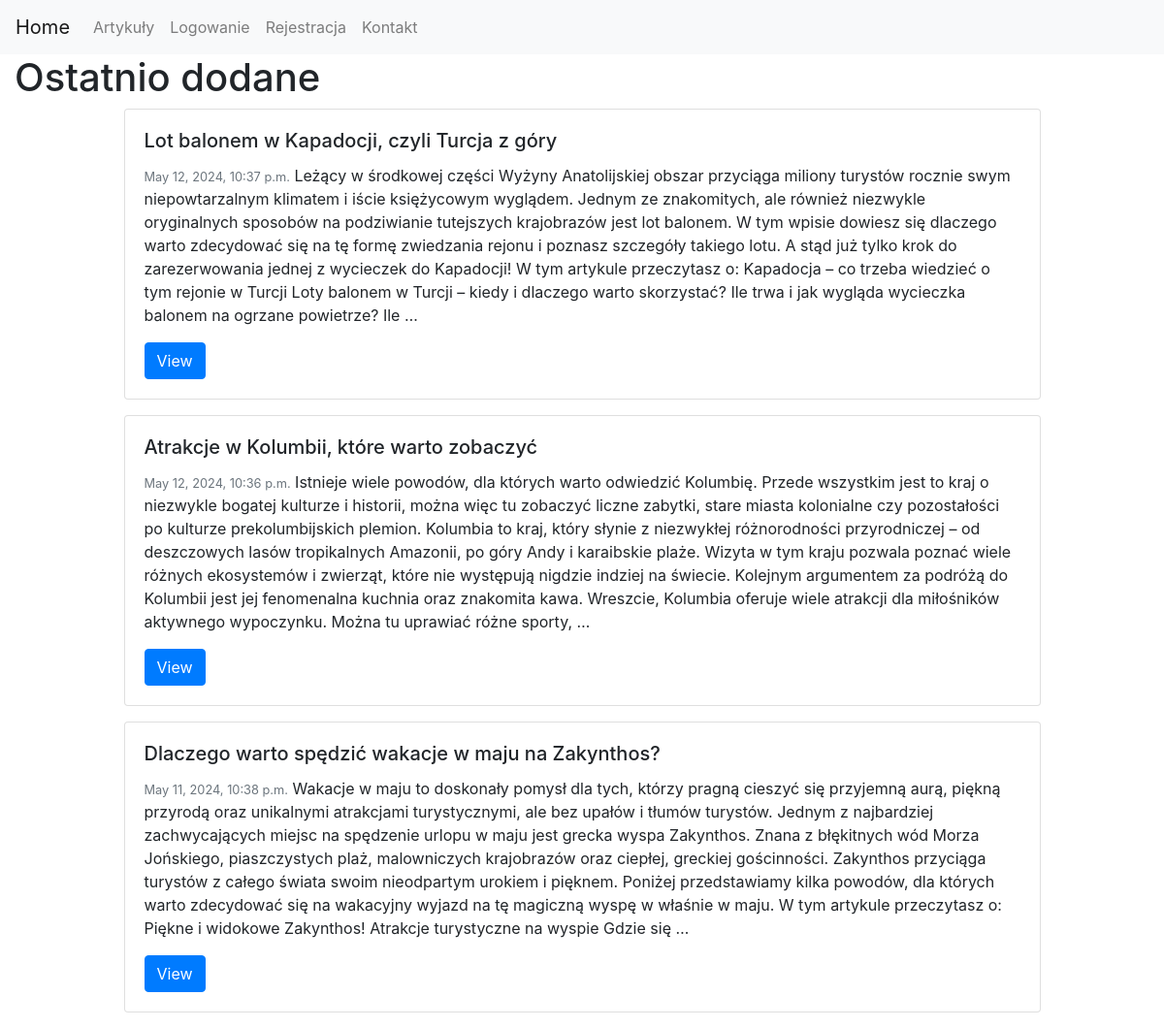
The page / on the database its author committed.
### blog/models.py (models this page shows, shortened)
class BlogPost(models.Model):
    user = models.ForeignKey(User, default=1, null=True, on_delete=models.SET_NULL)
    title = models.CharField(max_length=200)
    slug = models.SlugField(unique=True)
    content = models.TextField(null=True, blank=True)
    publish_date = models.DateTimeField(auto_now=False, auto_now_add=False, null=True, blank=True)
    timestamp = models.DateTimeField(auto_now_add=True)
    updated = models.DateTimeField(auto_now=True)
    class Meta:
        ordering = ['-publish_date', '-updated', '-timestamp']
    def get_absolute_url(self):
        return f"/blog/{self.slug}"

### Project/views.py (the view)
# urls.py: path('', home_page, name='home'),
def home_page(request):
    latest_post = BlogPost.objects.all()[:3]
    context = {'blog_list': latest_post}
    return render(request, "home.html", context)

### templates/home.html (shortened to what this page needs)
{% extends "base.html" %}
{% block content %}
    <h1>Ostatnio dodane</h1>
    <ul class="list-unstyled">
        {% for blog_post in blog_list %}
            <div class="col-12 col-md-10 mb-3 mx-auto">
                <div class="card {% if not blog_post.publish_date %} border border-warning text-dark {% endif %}">
                    <div class="card-body">
                        <h5 class="card-title">{{ blog_post.title }}</h5>
                        <p class="card-text">
                            <small class="text-muted">{{ blog_post.publish_date }}</small>
                            {% if truncate %}
                                {{ blog_post.content|linebreaks }}
                            {% else %}
                                {{ blog_post.content|truncatewords:100 }}
                            {% endif %}
                        </p>
                        <a href="{{ blog_post.get_absolute_url }}" class="btn btn-primary">View</a>
                    </div>
                </div>
            </div>
        {% endfor %}
    </ul>
{% endblock %}

### rows shown on the page
BlogPost: title "Lot balonem w Kapadocji, czyli Turcja z góry", publish_date "May 12, 2024, 10:37 p.m.", content "Leżący w środkowej części Wyżyny Anatolijskiej obszar przyciąga miliony turystów rocznie swym niepowtarzalnym klimatem i iście księżycowym wyglądem. Jednym ze znakomitych, ale również niezwykle oryginalnych sposobów na podziwianie tutejszych krajobrazów jest lot balonem. W tym wpisie dowiesz się dlaczego warto zdecydować się na tę formę zwiedzania rejonu i poznasz szczegóły takiego lotu. A stąd już tylko krok do zarezerwowania jednej z wycieczek do Kapadocji! W tym artykule przeczytasz o: Kapadocja – co trzeba wiedzieć o tym rejonie w Turcji Loty balonem w Turcji – kiedy i dlaczego warto skorzystać? Ile trwa i jak wygląda wycieczka balonem na ogrzane powietrze? Ile …"
BlogPost: title "Atrakcje w Kolumbii, które warto zobaczyć", publish_date "May 12, 2024, 10:36 p.m.", content "Istnieje wiele powodów, dla których warto odwiedzić Kolumbię. Przede wszystkim jest to kraj o niezwykle bogatej kulturze i historii, można więc tu zobaczyć liczne zabytki, stare miasta kolonialne czy pozostałości po kulturze prekolumbijskich plemion. Kolumbia to kraj, który słynie z niezwykłej różnorodności przyrodniczej – od deszczowych lasów tropikalnych Amazonii, po góry Andy i karaibskie plaże. Wizyta w tym kraju pozwala poznać wiele różnych ekosystemów i zwierząt, które nie występują nigdzie indziej na świecie. Kolejnym argumentem za podróżą do Kolumbii jest jej fenomenalna kuchnia oraz znakomita kawa. Wreszcie, Kolumbia oferuje wiele atrakcji dla miłośników aktywnego wypoczynku. Można…"
BlogPost: title "Dlaczego warto spędzić wakacje w maju na Zakynthos?", publish_date "May 11, 2024, 10:38 p.m.", content "Wakacje w maju to doskonały pomysł dla tych, którzy pragną cieszyć się przyjemną aurą, piękną przyrodą oraz unikalnymi atrakcjami turystycznymi, ale bez upałów i tłumów turystów. Jednym z najbardziej zachwycających miejsc na spędzenie urlopu w maju jest grecka wyspa Zakynthos. Znana z błękitnych wód Morza Jońskiego, piaszczystych plaż, malowniczych krajobrazów oraz ciepłej, greckiej gościnności. Zakynthos przyciąga turystów z całego świata swoim nieodpartym urokiem i pięknem. Poniżej przedstawiamy kilka powodów, dla których warto zdecydować się na wakacyjny wyjazd na tę magiczną wyspę w właśnie w maju. W tym artykule przeczytasz o: Piękne i widokowe Zakynthos! Atrakcje turystyczne na wyspie…"
